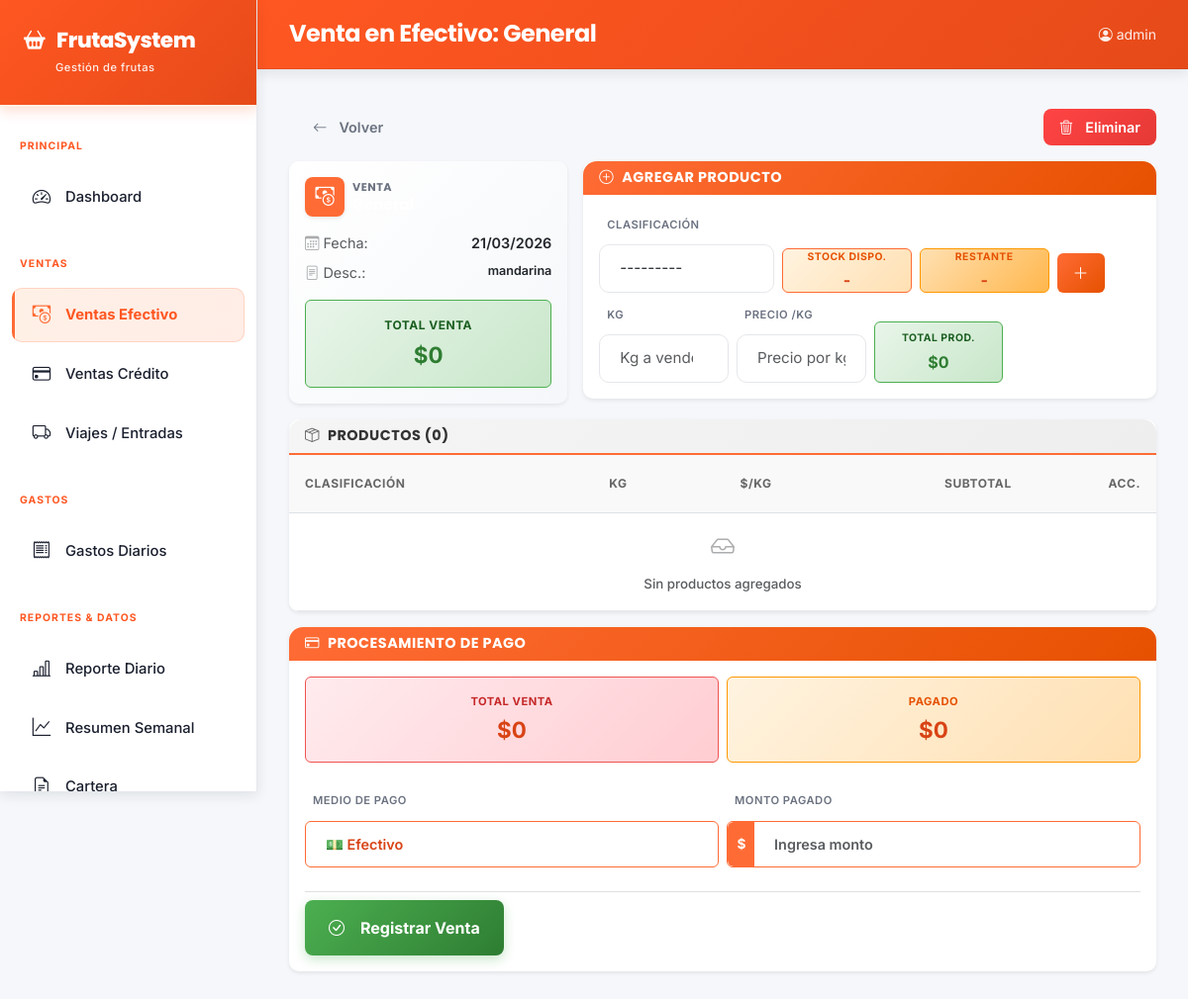
Page /ventas/efectivo/1/ (signed in) on the committed database.
### core/models.py (models this page shows, shortened)
class VentaEfectivo(models.Model):
    fecha = models.DateField(verbose_name='Fecha')
    cliente = models.ForeignKey(Cliente, on_delete=models.CASCADE, related_name='ventas_efectivo', verbose_name='Cliente', null=True, blank=True)
    descripcion = models.CharField(max_length=300, blank=True, verbose_name='Descripción')
    observaciones = models.TextField(blank=True, verbose_name='Observaciones')
    @property
    def total(self):
        return sum(d.total for d in self.detalles.all())
    class Meta:
        verbose_name = 'Venta en Efectivo'
        verbose_name_plural = 'Ventas en Efectivo'
        ordering = ['-fecha']

### core/views.py (the view, shortened to what this page needs)
# urls.py: path('ventas/efectivo/<int:pk>/', views.venta_efectivo_detail, name='venta_efectivo_detail'),
@login_required
def venta_efectivo_detail(request, pk):
    venta = get_object_or_404(VentaEfectivo, pk=pk)
    detalles = venta.detalles.all()
    detalle_form = DetalleVentaEfectivoForm(request.POST or None)
    ctx = {
        'venta': venta,
        'detalles': detalles,
        'detalle_form': detalle_form
    }
    return render(request, 'core/venta_efectivo_detail.html', ctx)

### core/templates/core/venta_efectivo_detail.html (shortened to what this page needs)
{% extends 'core/base.html' %}
{% block page_title %}Venta en Efectivo: {{ venta.cliente.nombre|default:"General" }}{% endblock %}
{% block content %}
<div class="mb-3 d-flex justify-content-between align-items-center">
  <a href="{% url 'venta_efectivo_list' %}" class="btn btn-outline-secondary py-2 border-0 fw-semibold" style="color: var(--text-sec); font-size: 0.9rem;">
    <i class="bi bi-arrow-left me-1"></i> Volver
  </a>
  <a href="{% url 'venta_efectivo_delete' venta.pk %}" class="btn btn-danger py-2 fw-semibold px-3" style="border-radius: 8px; font-size: 0.9rem;">
    <i class="bi bi-trash3 me-1"></i> Eliminar
  </a>
</div>
<div class="row g-3 mb-3">
  <div class="col-lg-4">
    <div class="card border-0 shadow-sm h-100" style="border-radius: 10px; overflow: hidden; background: linear-gradient(135deg, #ffffff 0%, var(--bg-base) 100%);">
      <div class="card-body p-3">
        <div class="d-flex align-items-center mb-3">
          <div class="stat-icon-wrapper d-inline-flex me-2 shadow-sm" style="width: 40px; height: 40px; font-size: 1.2rem; background: var(--orange-primary); color: white; border-radius: 8px;">
            <i class="bi bi-cash-coin"></i>
          </div>
          <div>
            <h6 class="text-uppercase fw-bold mb-0" style="color: var(--text-sec); font-size: 0.7rem; letter-spacing: 0.5px;">Venta</h6>
            <h5 class="fw-bold mb-0" style="color: white; font-size: 1rem;">{{ venta.cliente.nombre|default:"General" }}</h5>
          </div>
        </div>
        <div class="d-flex flex-column gap-2 mb-3" style="font-size: 0.9rem;">
          <div class="d-flex justify-content-between">
            <span class="text-muted"><i class="bi bi-calendar3 me-1 opacity-50"></i>Fecha:</span>
            <span class="fw-semibold">{{ venta.fecha|date:"d/m/Y" }}</span>
          </div>
          {% if venta.descripcion %}
          <div class="d-flex justify-content-between">
            <span class="text-muted"><i class="bi bi-file-text me-1 opacity-50"></i>Desc.:</span>
            <span class="fw-semibold small">{{ venta.descripcion|truncatewords:3 }}</span>
          </div>
          {% endif %}
        </div>
        <div class="p-3 rounded-2 text-center" style="background: linear-gradient(135deg, #e8f5e9 0%, #c8e6c9 100%); border: 1px solid #4CAF50;">
          <div class="text-uppercase fw-bold small mb-1" style="color: #1b5e20; font-size: 0.75rem; letter-spacing: 0.5px;">Total Venta</div>
          <div class="fw-bold" style="color: #2e7d32; font-size: 1.4rem;">${{ venta.total|default:0|cop }}</div>
        </div>
      </div>
    </div>
  </div>
  <div class="col-lg-8">
    <div class="card border-0 shadow-sm" style="border-radius: 10px; overflow: hidden;">
      <div class="card-header bg-white py-2 px-3 border-bottom-0" style="background: linear-gradient(135deg, var(--orange-primary) 0%, #e65100 100%);">
        <h6 class="mb-0 fw-bold small" style="color: white; letter-spacing: 0.5px; font-size: 0.9rem;"><i class="bi bi-plus-circle me-2"></i>AGREGAR PRODUCTO</h6>
      </div>
      <div class="card-body p-3">
        <form method="post" class="row g-2 align-items-end">
          <div class="col-md-4">
            <label class="form-label form-control-sm text-uppercase fw-semibold" style="color: var(--text-sec); letter-spacing: 0.5px; font-size: 0.7rem; margin-bottom: 0.35rem;">Clasificación</label>
            {{ detalle_form.clasificacion }}
          </div>
          <div class="col-md-3">
            <div class="p-8 rounded-2 text-center d-flex flex-column justify-content-center" style="background: linear-gradient(135deg, #fff3e0 0%, #ffe0b2 100%); border: 1px solid var(--orange-primary); min-height: 38px;">
              <div class="text-uppercase fw-bold" style="color: #e65100; font-size: 0.65rem; letter-spacing: 0.5px; margin-bottom: 0.2rem;">Stock Dispo.</div>
              <div class="fw-bold" style="color: #d84315; font-size: 1rem;" id="stock_disponible">-</div>
            </div>
          </div>
          <div class="col-md-3">
            <div class="p-8 rounded-2 text-center d-flex flex-column justify-content-center" style="background: linear-gradient(135deg, #ffe0b2 0%, #ffb74d 100%); border: 1px solid #ff9800; min-height: 38px;">
              <div class="text-uppercase fw-bold" style="color: #e65100; font-size: 0.65rem; letter-spacing: 0.5px; margin-bottom: 0.2rem;">Restante</div>
              <div class="fw-bold" style="color: #d84315; font-size: 1rem;" id="stock_restante">-</div>
            </div>
          </div>
          <div class="col-md-1">
            <button type="submit" name="detalle_submit" class="btn w-100 py-2 d-flex justify-content-center fw-semibold" style="background: linear-gradient(135deg, var(--orange-primary) 0%, #e65100 100%); color: white; border: none; border-radius: 6px; font-size: 1rem;" onmouseover="this.style.opacity='0.9'" onmouseout="this.style.opacity='1'">
              <i class="bi bi-plus-lg"></i>
            </button>
          </div>
          <div class="col-md-3">
            <label class="form-label form-control-sm text-uppercase fw-semibold" style="color: var(--text-sec); letter-spacing: 0.5px; font-size: 0.7rem; margin-bottom: 0.35rem;">Kg</label>
            {{ detalle_form.kg_vendido }}
          </div>
          <div class="col-md-3">
            <label class="form-label form-control-sm text-uppercase fw-semibold" style="color: var(--text-sec); letter-spacing: 0.5px; font-size: 0.7rem; margin-bottom: 0.35rem;">Precio /kg</label>
            {{ detalle_form.precio_por_kg }}
          </div>
          <div class="col-md-3">
            <div class="p-2 rounded-2 text-center" style="background: linear-gradient(135deg, #e8f5e9 0%, #c8e6c9 100%); border: 1px solid #4CAF50;">
              <div class="text-uppercase fw-bold" style="color: #1b5e20; font-size: 0.65rem; letter-spacing: 0.5px; margin-bottom: 0.25rem;">Total Prod.</div>
              <div class="fw-bold" style="color: #2e7d32; font-size: 1rem;">$<span id="total_producto">0</span></div>
            </div>
          </div>
        </form>
      </div>
    </div>
  </div>
</div>
<div class="card border-0 shadow-sm mb-3" style="border-radius: 10px; overflow: hidden;">
  <div class="card-header bg-white py-2 px-3 border-bottom-0" style="background: linear-gradient(135deg, #f5f5f5 0%, #eeeeee 100%);">
    <h6 class="mb-0 fw-bold small" style="color: #333; letter-spacing: 0.5px; font-size: 0.9rem;"><i class="bi bi-box-seam me-2 opacity-75"></i>PRODUCTOS ({{ detalles|length }})</h6>
  </div>
  <div class="card-body p-0">
    <div class="table-responsive">
      <table class="table table-sm table-hover align-middle mb-0" style="font-size: 0.85rem;">
        <thead class="bg-light">
          <tr style="background: #f9f9f9;">
            <th class="ps-3 fw-bold" style="font-size: 0.75rem; color: #666;">Clasificación</th>
            <th class="fw-bold text-center" style="font-size: 0.75rem; color: #666;">Kg</th>
            <th class="fw-bold text-center" style="font-size: 0.75rem; color: #666;">$/Kg</th>
            <th class="fw-bold text-end pe-2" style="font-size: 0.75rem; color: #666;">Subtotal</th>
            <th class="text-end pe-3 fw-bold" style="font-size: 0.75rem; color: #666;">Acc.</th>
          </tr>
        </thead>
        <tbody class="border-top">
        {% for d in detalles %}
        <tr style="border-bottom: 1px solid #f0f0f0;">
          <td class="ps-3 py-2">
            <div class="fw-semibold" style="font-size: 0.9rem;">{{ d.clasificacion.nombre }}</div>
            <div class="small text-muted" style="font-size: 0.75rem;">{{ d.clasificacion.producto.nombre }}</div>
          </td>
          <td class="text-center py-2 fw-semibold">{{ d.kg_vendido }}</td>
          <td class="text-center py-2 text-muted small">${{ d.precio_por_kg|cop }}</td>
          <td class="text-end pe-2 py-2">
            <span class="badge" style="background-color: rgba(76, 175, 80, 0.15); color: #2e7d32; font-weight: 600; font-size: 0.8rem;">
              ${{ d.total|default:0|cop }}
            </span>
          </td>
          <td class="text-end pe-3 py-2">
            <a href="{% url 'detalle_venta_efectivo_delete' d.pk %}" class="btn btn-sm btn-link text-danger p-0" onclick="return confirm('¿Eliminar?')" style="font-size: 0.9rem;">
              <i class="bi bi-trash3"></i>
            </a>
          </td>
        </tr>
        {% empty %}
        <tr>
          <td colspan="5" class="text-center text-muted py-3">
            <i class="bi bi-inbox opacity-50" style="font-size: 1.5rem; display: block; margin-bottom: 0.5rem;"></i>
            <small>Sin productos agregados</small>
          </td>
        </tr>
        {% endfor %}
        </tbody>
      </table>
    </div>
  </div>
</div>
<div class="card border-0 shadow-sm" style="border-radius: 10px; overflow: hidden;">
  <div class="card-header py-2 px-3 border-bottom-0" style="background: linear-gradient(135deg, var(--orange-primary) 0%, #e65100 100%);">
    <h6 class="mb-0 fw-bold small" style="color: white; letter-spacing: 0.5px; font-size: 0.9rem;"><i class="bi bi-credit-card me-2"></i>PROCESAMIENTO DE PAGO</h6>
  </div>
  <div class="card-body p-3">
    <div class="row g-2 mb-4">
      <div class="col-6">
        <div class="p-3 rounded-2 text-center" style="background: linear-gradient(135deg, #ffebee 0%, #ffcdd2 100%); border: 1px solid #ef5350;">
          <div class="text-uppercase fw-bold small" style="color: #c62828; font-size: 0.7rem; letter-spacing: 0.5px; margin-bottom: 0.2rem;">Total Venta</div>
          <div class="fw-bold" style="color: #d84315; font-size: 1.4rem;">
            ${{ venta.total|default:0|cop }}
          </div>
        </div>
      </div>
      <div class="col-6">
        <div class="p-3 rounded-2 text-center" style="background: linear-gradient(135deg, #fff3e0 0%, #ffe0b2 100%); border: 1px solid #ff9800;">
          <div class="text-uppercase fw-bold small" style="color: #e65100; font-size: 0.7rem; letter-spacing: 0.5px; margin-bottom: 0.2rem;">Pagado</div>
          <div class="fw-bold" style="color: #d84315; font-size: 1.4rem;">
            $<span id="resumen_pagado">0</span>
          </div>
        </div>
      </div>
    </div>
    <div class="row g-2 mb-4">
      <div class="col-md-6">
        <label class="form-label form-control-sm text-uppercase fw-semibold" style="color: var(--text-sec); letter-spacing: 0.5px; font-size: 0.7rem; margin-bottom: 0.35rem;">Medio de Pago</label>
        <select class="form-select form-select-sm fw-semibold" id="medio_pago" style="border: 1px solid var(--orange-primary); border-radius: 6px; background-color: white; color: #d84315; font-size: 0.9rem;">
          <option value="efectivo">💵 Efectivo</option>
        </select>
      </div>
      <div class="col-md-6">
        <label class="form-label form-control-sm text-uppercase fw-semibold" style="color: var(--text-sec); letter-spacing: 0.5px; font-size: 0.7rem; margin-bottom: 0.35rem;">Monto Pagado</label>
        <div class="input-group" style="border: 1px solid var(--orange-primary); border-radius: 6px; overflow: hidden;">
          <span class="input-group-text fw-bold" style="background: var(--orange-primary); color: white; border: none; padding: 0.4rem 0.6rem; font-size: 0.85rem;">$</span>
          <input type="text" inputmode="numeric" autocomplete="off" id="monto_pagado" class="form-control form-control-sm fw-semibold price-cop" placeholder="Ingresa monto" style="border: none; font-size: 0.9rem; color: #d84315;">
        </div>
      </div>
    </div>
    <div class="d-grid gap-2 pt-2 border-top" style="border-top-color: #e0e0e0 !important;">
      <form method="post" id="finalizar_venta_form">
        <button type="submit" class="btn fw-bold py-3" id="btn_registrar" style="background: linear-gradient(135deg, #4CAF50 0%, #2e7d32 100%); color: white; border: none; border-radius: 8px; font-size: 1rem; transition: all 0.3s; box-shadow: 0 4px 12px rgba(76, 175, 80, 0.3);" onmouseover="this.style.opacity='0.95'; this.style.boxShadow='0 6px 16px rgba(76, 175, 80, 0.4)'" onmouseout="this.style.opacity='1'; this.style.boxShadow='0 4px 12px rgba(76, 175, 80, 0.3)'">
          <i class="bi bi-check-circle me-2"></i> Registrar Venta
        </button>
      </form>
    </div>
  </div>
</div>
{% endblock %}

### core/templates/core/base.html (shortened to what this page needs)
<!DOCTYPE html>
<html lang="es">
<head>
<link href="https://cdn.jsdelivr.net/npm/bootstrap@5.3.0/dist/css/bootstrap.min.css" rel="stylesheet">
<link href="https://cdn.jsdelivr.net/npm/bootstrap-icons@1.11.0/font/bootstrap-icons.css" rel="stylesheet">
</head>
<body>
<div class="sidebar" id="sidebar">
  <div class="sidebar-brand">
    <h5><i class="bi bi-basket2-fill"></i>FrutaSystem</h5>
    <small>Gestión de frutas</small>
  </div>
  <nav class="mt-2">
    <div class="nav-section">Principal</div>
    <a href="{% url 'dashboard' %}" class="nav-link {% if request.resolver_match.url_name == 'dashboard' %}active{% endif %}">
      <i class="bi bi-speedometer2"></i> Dashboard
    </a>
    <div class="nav-section">Ventas</div>
    <a href="{% url 'venta_efectivo_list' %}" class="nav-link {% if 'efectivo' in request.path %}active{% endif %}">
      <i class="bi bi-cash-coin"></i> Ventas Efectivo
    </a>
    <a href="{% url 'venta_credito_list' %}" class="nav-link {% if 'credito' in request.path %}active{% endif %}">
      <i class="bi bi-credit-card"></i> Ventas Crédito
    </a>
    <a href="{% url 'viaje_list' %}" class="nav-link {% if 'viajes' in request.path %}active{% endif %}">
      <i class="bi bi-truck"></i> Viajes / Entradas
    </a>
    <div class="nav-section">Gastos</div>
    <a href="{% url 'gasto_list' %}" class="nav-link {% if 'gastos' in request.path and 'categorias' not in request.path %}active{% endif %}">
      <i class="bi bi-receipt"></i> Gastos Diarios
    </a>
    <div class="nav-section">Reportes & Datos</div>
    <a href="{% url 'reporte_diario' %}" class="nav-link {% if 'diario' in request.path %}active{% endif %}">
      <i class="bi bi-bar-chart-line"></i> Reporte Diario
    </a>
    <a href="{% url 'inventario_weekly_summary' %}" class="nav-link {% if 'semanal' in request.path %}active{% endif %}">
      <i class="bi bi-graph-up"></i> Resumen Semanal
    </a>
    <a href="{% url 'reporte_cartera' %}" class="nav-link {% if 'cartera' in request.path %}active{% endif %}">
      <i class="bi bi-file-earmark-text"></i> Cartera
    </a>
  </nav>
</div>
<div class="main-content">
  <div class="topbar">
    <div class="flex-grow-1">
      <h6 class="page-title-text d-none d-lg-flex">{% block page_title %}{% endblock %}</h6>
    </div>
    <div class="d-flex align-items-center gap-3">
      <small style="color: rgba(255,255,255,0.9);"><i class="bi bi-person-circle me-1"></i>{{ request.user.username }}</small>
    </div>
  </div>
  <div class="content-area">
    {% block content %}{% endblock %}
  </div>
</div>
</body>
</html>

### rows in the picture
VentaEfectivo: cliente.nombre "General", fecha "21/03/2026", descripcion "mandarina", total|cop "0"

### other values in the picture
{{ request.user.username }} "admin"
{{ detalles|length }} "0"
